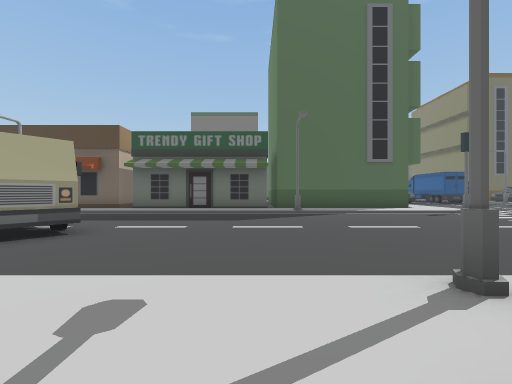
view 1 (above)

24 first-person views from a walk through a 3-D level made in the Unity game engine. The camera is 1.5 m above the floor, looks level and sees 90° across. The floor is counted in squares, 2 m on a side. Each view is taken from the middle of a square. On the plan, view 1 faces up. The plan holds only what a view shows up to about 9 squares ahead; the rest is blank. The place goes on beyond the plan. Some animated figures are left out.

view 2
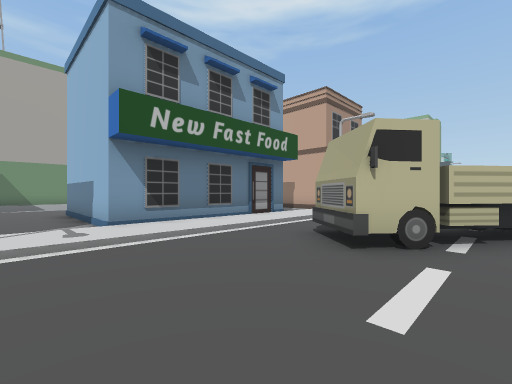

view 3
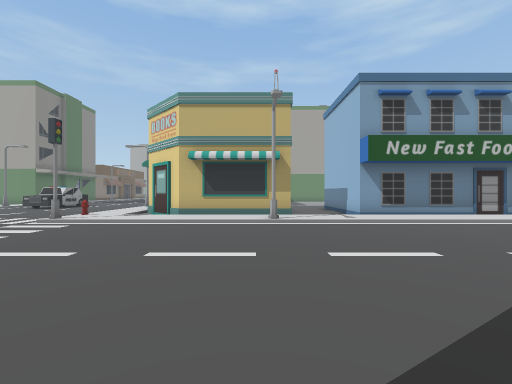

view 4
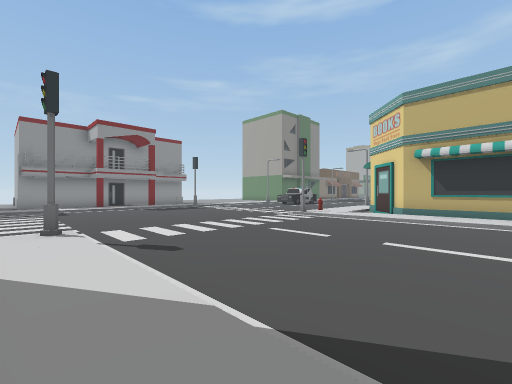

view 5
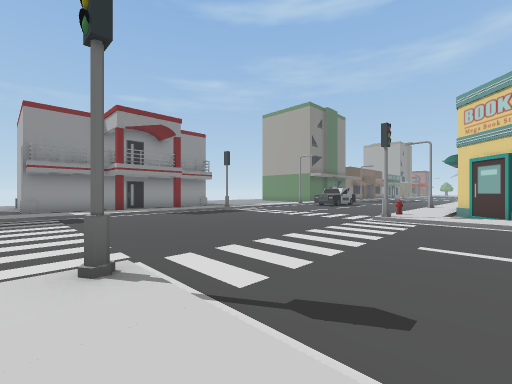

view 6
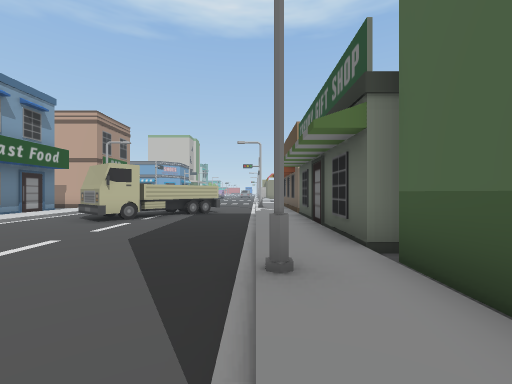

view 7
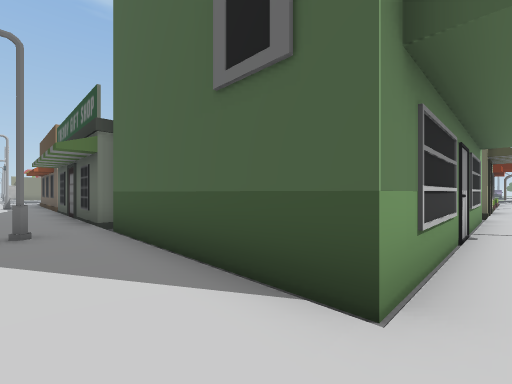

view 8
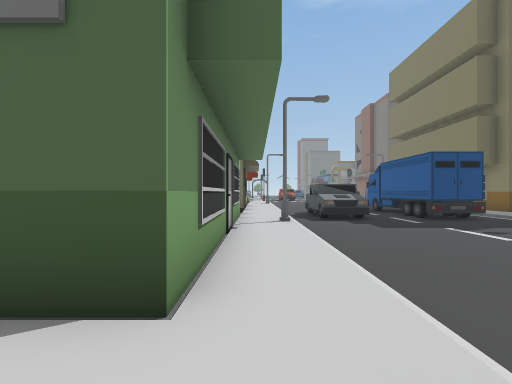

view 9
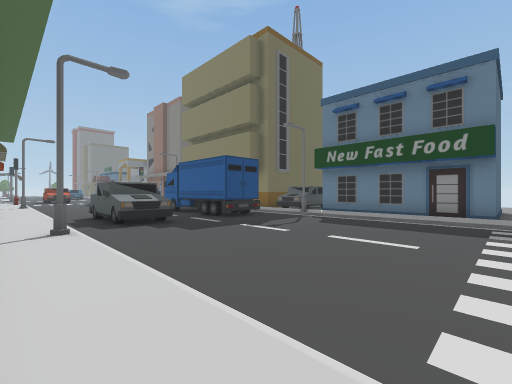

view 10
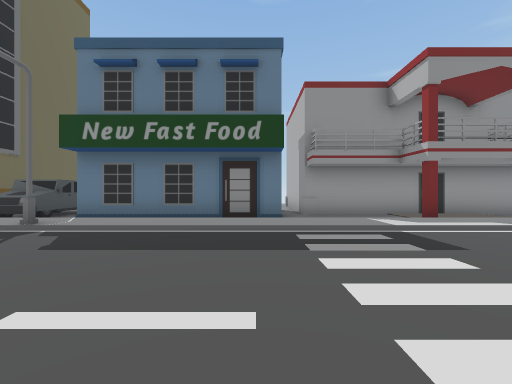

view 11
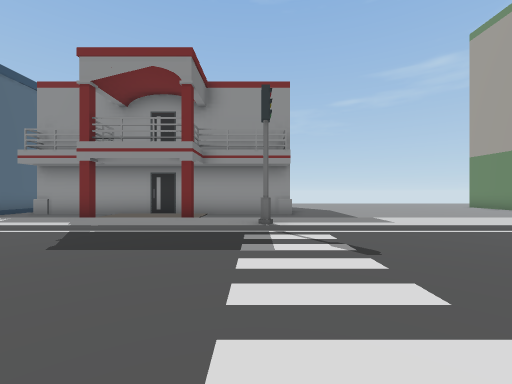

view 12
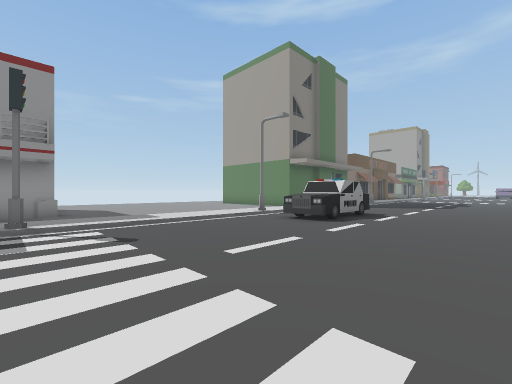

view 13
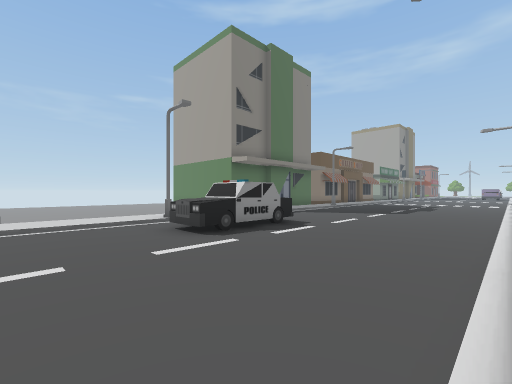

view 14
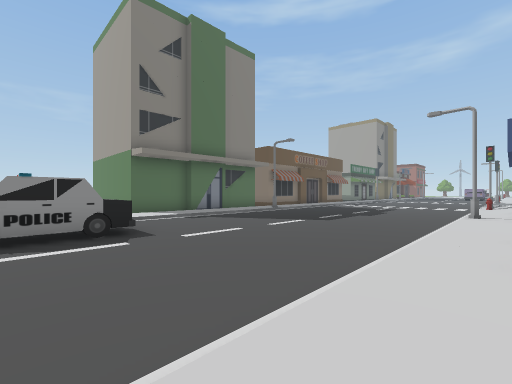

view 15
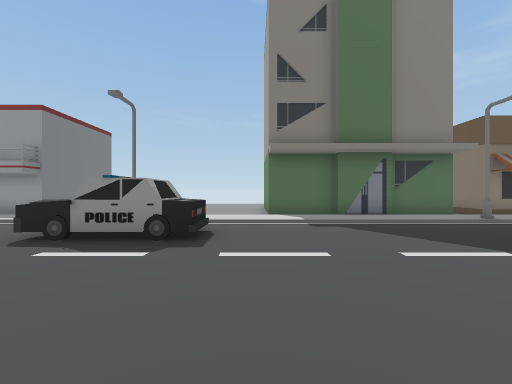

view 16
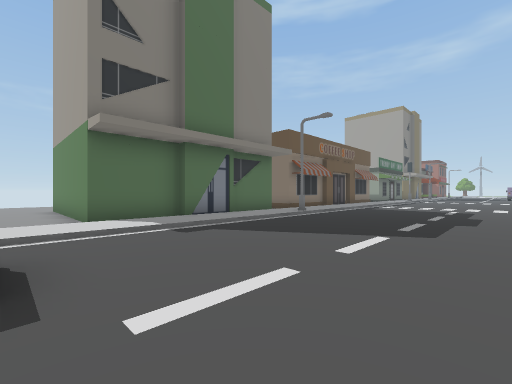

view 17
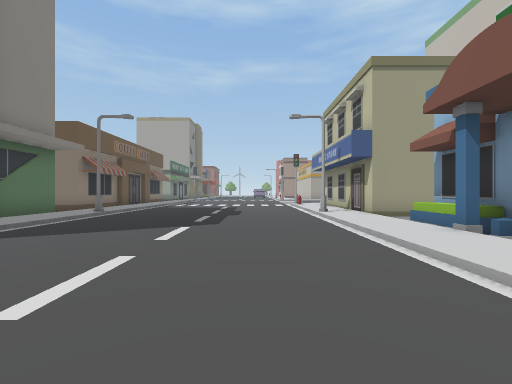

view 18
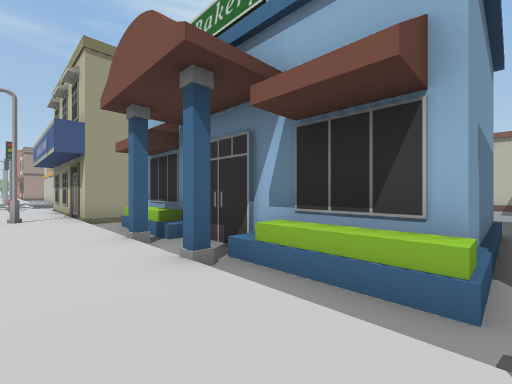

view 19
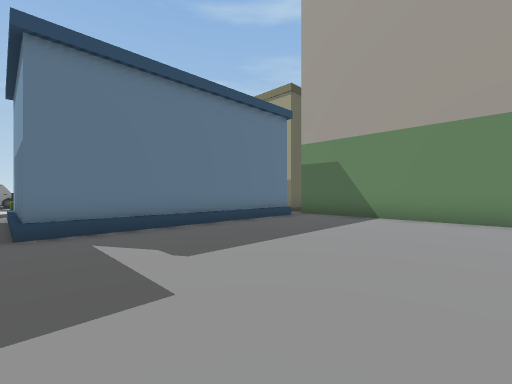

view 20
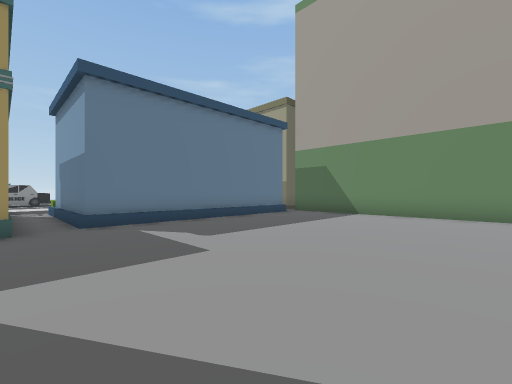

view 21
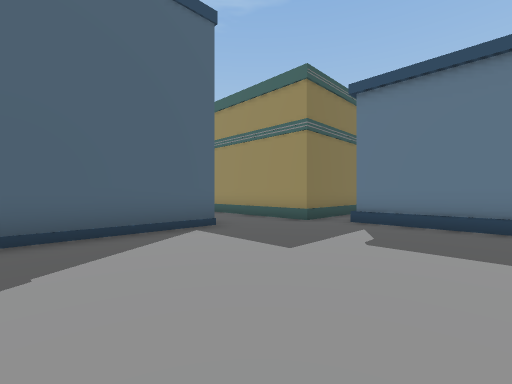

view 22
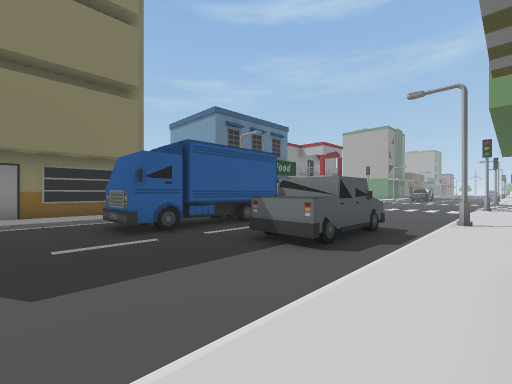

view 23
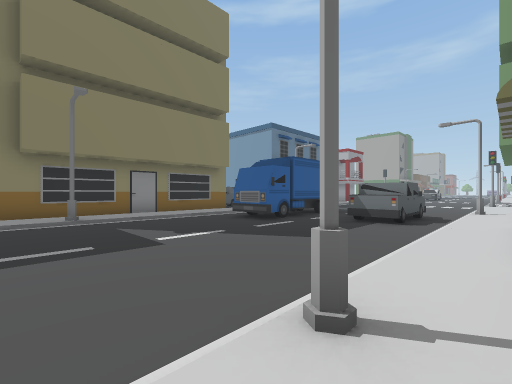

view 24
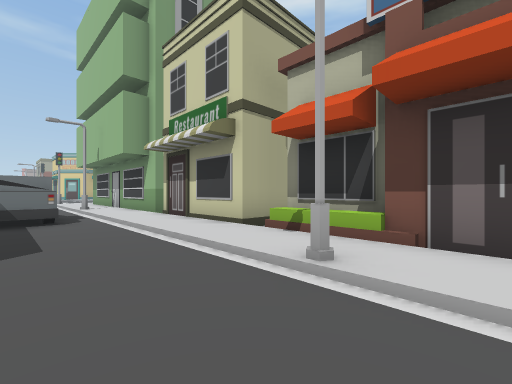

### Floor plan
Key: @ floor where view 1 was taken; # wall or solid block; . main floor; : floor 0.25 m higher than the main floor; / step, stairs or slope; S streetlight; T truck; B building; C container; A car; O other object.
Columns run from 5 left of view 1 to 20 right of it. Each row starts with its distance up from view 1.
 27            B:/....../:B
 26            B:S......S:B
 25            B:/....../:B
 24            B:/....../:B
 23          BBB:/....../:B
 22            B:/....../:B
 21            B:/....CC/:B
 20            B:/....CC  B
 19             :/TT..C    BB
 18           BB:/TT..CC/ TT
 17            B:/TT..CC/:TTT
 16            B:S......S:B
 15            B:/....../:B
 14            B:/....../:B
 13            B:/....../:B
 12            B:/....../:B
 11 ######BBBBBB:/....../:BBB
 10  ::::::::::::/....../: ..
  9 //////S//////#....../: .#
  8 ..................../: .#
  7 ..................../: .#
  6 T.................../:#.#
  5 TTT................./:..#
  4 TT................../:#.#
  3 ..................../: .#
  2 //////S//////#......#: .#
  1 :::::::::::::/....../: .#
  0 BBBB.@#####.:O....../: ..
 -1    B..#   ## /....../: ...
 -2    B..#      /....../: ...
 -3    B..#      /....../: ..
 -4 BBBB..#      /....A./: ..
 -5 ......####  :O....AAS: ..
 -6 ......////////....A    ..
 -7 ....../BBBB///....A./: ...
 -8 ....../B  B///....../: ...
 -9 ....../B  B.:/....../:BBBB
-10 ....../B  B.:/....../:B
-11 ....../B  B///....../:B
-12 ....../B  B///....../:B
-13 ....../B  B///....../:B
-14 BBBBBBB  ###:/....../:B
-15       B    #:S......S:B

Positions as (right, up) in squares from view 1, and headings:
1: (0, 0), facing up
2: (0, 6), facing down-left
3: (2, 9), facing down
4: (2, 10), facing down-right
5: (5, 10), facing down-right
6: (4, 9), facing left
7: (7, 9), facing up-left
8: (7, 9), facing up
9: (7, 10), facing up-right
10: (10, 11), facing right
11: (10, 2), facing right
12: (9, 2), facing down-right
13: (8, -1), facing down-right
14: (7, -5), facing down-right
15: (8, -8), facing right
16: (10, -7), facing down-right
17: (10, -6), facing down
18: (8, -6), facing down-left
19: (-4, -6), facing down-right
20: (-5, -5), facing down-right
21: (-5, -9), facing up-right
22: (7, 23), facing down-right
23: (7, 27), facing down-right
24: (10, 27), facing down-left
